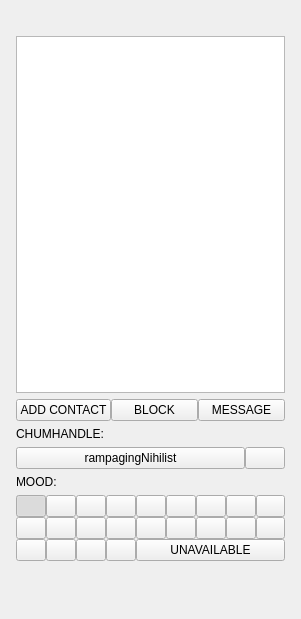
<?xml version="1.0" encoding="UTF-8"?>
<ui version="4.0">
 <class>MainWindow</class>
 <widget class="QMainWindow" name="MainWindow">
  <property name="geometry">
   <rect>
    <x>0</x>
    <y>0</y>
    <width>301</width>
    <height>619</height>
   </rect>
  </property>
  <property name="windowTitle">
   <string>MainWindow</string>
  </property>
  <property name="whatsThis">
   <string extracomment="mood"/>
  </property>
  <widget class="QWidget" name="centralwidget">
   <widget class="QWidget" name="verticalLayoutWidget">
    <property name="geometry">
     <rect>
      <x>0</x>
      <y>0</y>
      <width>301</width>
      <height>601</height>
     </rect>
    </property>
    <layout class="QVBoxLayout" name="verticalLayout">
     <property name="leftMargin">
      <number>16</number>
     </property>
     <property name="topMargin">
      <number>16</number>
     </property>
     <property name="rightMargin">
      <number>16</number>
     </property>
     <property name="bottomMargin">
      <number>40</number>
     </property>
     <item>
      <widget class="QLabel" name="appLabel">
       <property name="text">
        <string/>
       </property>
       <property name="alignment">
        <set>Qt::AlignCenter</set>
       </property>
      </widget>
     </item>
     <item>
      <widget class="QTreeView" name="chumsTree">
       <property name="sizePolicy">
        <sizepolicy hsizetype="Expanding" vsizetype="Expanding">
         <horstretch>0</horstretch>
         <verstretch>0</verstretch>
        </sizepolicy>
       </property>
      </widget>
     </item>
     <item>
      <layout class="QHBoxLayout" name="friendButtons">
       <property name="spacing">
        <number>0</number>
       </property>
       <item>
        <widget class="QPushButton" name="addChumButton">
         <property name="text">
          <string>ADD CONTACT</string>
         </property>
        </widget>
       </item>
       <item>
        <widget class="QPushButton" name="blockButton">
         <property name="text">
          <string>BLOCK</string>
         </property>
        </widget>
       </item>
       <item>
        <widget class="QPushButton" name="pesterButton">
         <property name="text">
          <string>MESSAGE</string>
         </property>
        </widget>
       </item>
      </layout>
     </item>
     <item>
      <widget class="QLabel" name="handleLabel">
       <property name="text">
        <string>CHUMHANDLE:</string>
       </property>
      </widget>
     </item>
     <item>
      <layout class="QGridLayout" name="gridLayout_2">
       <property name="spacing">
        <number>0</number>
       </property>
       <item row="0" column="1">
        <widget class="QPushButton" name="colorButton">
         <property name="sizePolicy">
          <sizepolicy hsizetype="Maximum" vsizetype="Maximum">
           <horstretch>0</horstretch>
           <verstretch>0</verstretch>
          </sizepolicy>
         </property>
         <property name="text">
          <string/>
         </property>
         <property name="checkable">
          <bool>false</bool>
         </property>
        </widget>
       </item>
       <item row="0" column="0">
        <widget class="QPushButton" name="nameButton">
         <property name="sizePolicy">
          <sizepolicy hsizetype="Expanding" vsizetype="Maximum">
           <horstretch>3</horstretch>
           <verstretch>0</verstretch>
          </sizepolicy>
         </property>
         <property name="text">
          <string>rampagingNihilist</string>
         </property>
        </widget>
       </item>
      </layout>
     </item>
     <item>
      <widget class="QLabel" name="moodLabel">
       <property name="text">
        <string>MOOD:</string>
       </property>
      </widget>
     </item>
     <item>
      <layout class="QGridLayout" name="gridLayout_4">
       <property name="spacing">
        <number>0</number>
       </property>
       <item row="0" column="1">
        <widget class="QPushButton" name="moodButton1">
         <property name="sizePolicy">
          <sizepolicy hsizetype="Minimum" vsizetype="Maximum">
           <horstretch>0</horstretch>
           <verstretch>0</verstretch>
          </sizepolicy>
         </property>
         <property name="whatsThis">
          <string extracomment="mood"/>
         </property>
         <property name="text">
          <string/>
         </property>
         <property name="checkable">
          <bool>true</bool>
         </property>
        </widget>
       </item>
       <item row="0" column="0">
        <widget class="QPushButton" name="moodButton0">
         <property name="sizePolicy">
          <sizepolicy hsizetype="Minimum" vsizetype="Maximum">
           <horstretch>0</horstretch>
           <verstretch>0</verstretch>
          </sizepolicy>
         </property>
         <property name="whatsThis">
          <string extracomment="mood"/>
         </property>
         <property name="text">
          <string/>
         </property>
         <property name="checkable">
          <bool>true</bool>
         </property>
         <property name="checked">
          <bool>true</bool>
         </property>
        </widget>
       </item>
       <item row="1" column="0">
        <widget class="QPushButton" name="moodButton10">
         <property name="sizePolicy">
          <sizepolicy hsizetype="Minimum" vsizetype="Maximum">
           <horstretch>0</horstretch>
           <verstretch>0</verstretch>
          </sizepolicy>
         </property>
         <property name="whatsThis">
          <string extracomment="mood"/>
         </property>
         <property name="text">
          <string/>
         </property>
         <property name="checkable">
          <bool>true</bool>
         </property>
         <property name="checked">
          <bool>false</bool>
         </property>
        </widget>
       </item>
       <item row="0" column="4">
        <widget class="QPushButton" name="moodButton5">
         <property name="sizePolicy">
          <sizepolicy hsizetype="Minimum" vsizetype="Maximum">
           <horstretch>0</horstretch>
           <verstretch>0</verstretch>
          </sizepolicy>
         </property>
         <property name="whatsThis">
          <string extracomment="mood"/>
         </property>
         <property name="text">
          <string/>
         </property>
         <property name="checkable">
          <bool>true</bool>
         </property>
        </widget>
       </item>
       <item row="0" column="7">
        <widget class="QPushButton" name="moodButton8">
         <property name="sizePolicy">
          <sizepolicy hsizetype="Minimum" vsizetype="Maximum">
           <horstretch>0</horstretch>
           <verstretch>0</verstretch>
          </sizepolicy>
         </property>
         <property name="text">
          <string/>
         </property>
         <property name="checkable">
          <bool>true</bool>
         </property>
        </widget>
       </item>
       <item row="0" column="3">
        <widget class="QPushButton" name="moodButton4">
         <property name="sizePolicy">
          <sizepolicy hsizetype="Minimum" vsizetype="Maximum">
           <horstretch>0</horstretch>
           <verstretch>0</verstretch>
          </sizepolicy>
         </property>
         <property name="text">
          <string/>
         </property>
         <property name="checkable">
          <bool>true</bool>
         </property>
        </widget>
       </item>
       <item row="1" column="1">
        <widget class="QPushButton" name="moodButton11">
         <property name="sizePolicy">
          <sizepolicy hsizetype="Minimum" vsizetype="Maximum">
           <horstretch>0</horstretch>
           <verstretch>0</verstretch>
          </sizepolicy>
         </property>
         <property name="whatsThis">
          <string extracomment="mood"/>
         </property>
         <property name="text">
          <string/>
         </property>
         <property name="checkable">
          <bool>true</bool>
         </property>
        </widget>
       </item>
       <item row="0" column="2">
        <widget class="QPushButton" name="moodButton3">
         <property name="sizePolicy">
          <sizepolicy hsizetype="Minimum" vsizetype="Maximum">
           <horstretch>0</horstretch>
           <verstretch>0</verstretch>
          </sizepolicy>
         </property>
         <property name="text">
          <string/>
         </property>
         <property name="checkable">
          <bool>true</bool>
         </property>
        </widget>
       </item>
       <item row="0" column="6">
        <widget class="QPushButton" name="moodButton7">
         <property name="sizePolicy">
          <sizepolicy hsizetype="Minimum" vsizetype="Maximum">
           <horstretch>0</horstretch>
           <verstretch>0</verstretch>
          </sizepolicy>
         </property>
         <property name="text">
          <string/>
         </property>
         <property name="checkable">
          <bool>true</bool>
         </property>
        </widget>
       </item>
       <item row="1" column="2">
        <widget class="QPushButton" name="moodButton12">
         <property name="sizePolicy">
          <sizepolicy hsizetype="Minimum" vsizetype="Maximum">
           <horstretch>0</horstretch>
           <verstretch>0</verstretch>
          </sizepolicy>
         </property>
         <property name="whatsThis">
          <string extracomment="mood"/>
         </property>
         <property name="text">
          <string/>
         </property>
         <property name="checkable">
          <bool>true</bool>
         </property>
        </widget>
       </item>
       <item row="0" column="5">
        <widget class="QPushButton" name="moodButton6">
         <property name="sizePolicy">
          <sizepolicy hsizetype="Minimum" vsizetype="Maximum">
           <horstretch>0</horstretch>
           <verstretch>0</verstretch>
          </sizepolicy>
         </property>
         <property name="text">
          <string/>
         </property>
         <property name="checkable">
          <bool>true</bool>
         </property>
        </widget>
       </item>
       <item row="0" column="8">
        <widget class="QPushButton" name="moodButton9">
         <property name="sizePolicy">
          <sizepolicy hsizetype="Minimum" vsizetype="Maximum">
           <horstretch>0</horstretch>
           <verstretch>0</verstretch>
          </sizepolicy>
         </property>
         <property name="text">
          <string/>
         </property>
         <property name="checkable">
          <bool>true</bool>
         </property>
        </widget>
       </item>
       <item row="1" column="4">
        <widget class="QPushButton" name="moodButton14">
         <property name="sizePolicy">
          <sizepolicy hsizetype="Minimum" vsizetype="Maximum">
           <horstretch>0</horstretch>
           <verstretch>0</verstretch>
          </sizepolicy>
         </property>
         <property name="text">
          <string/>
         </property>
         <property name="checkable">
          <bool>true</bool>
         </property>
        </widget>
       </item>
       <item row="1" column="3">
        <widget class="QPushButton" name="moodButton13">
         <property name="sizePolicy">
          <sizepolicy hsizetype="Minimum" vsizetype="Maximum">
           <horstretch>0</horstretch>
           <verstretch>0</verstretch>
          </sizepolicy>
         </property>
         <property name="text">
          <string/>
         </property>
         <property name="checkable">
          <bool>true</bool>
         </property>
        </widget>
       </item>
       <item row="1" column="6">
        <widget class="QPushButton" name="moodButton16">
         <property name="sizePolicy">
          <sizepolicy hsizetype="Minimum" vsizetype="Maximum">
           <horstretch>0</horstretch>
           <verstretch>0</verstretch>
          </sizepolicy>
         </property>
         <property name="text">
          <string/>
         </property>
         <property name="checkable">
          <bool>true</bool>
         </property>
        </widget>
       </item>
       <item row="1" column="7">
        <widget class="QPushButton" name="moodButton17">
         <property name="sizePolicy">
          <sizepolicy hsizetype="Minimum" vsizetype="Maximum">
           <horstretch>0</horstretch>
           <verstretch>0</verstretch>
          </sizepolicy>
         </property>
         <property name="text">
          <string/>
         </property>
         <property name="checkable">
          <bool>true</bool>
         </property>
        </widget>
       </item>
       <item row="1" column="5">
        <widget class="QPushButton" name="moodButton15">
         <property name="sizePolicy">
          <sizepolicy hsizetype="Minimum" vsizetype="Maximum">
           <horstretch>0</horstretch>
           <verstretch>0</verstretch>
          </sizepolicy>
         </property>
         <property name="text">
          <string/>
         </property>
         <property name="checkable">
          <bool>true</bool>
         </property>
        </widget>
       </item>
       <item row="1" column="8">
        <widget class="QPushButton" name="moodButton18">
         <property name="sizePolicy">
          <sizepolicy hsizetype="Minimum" vsizetype="Maximum">
           <horstretch>0</horstretch>
           <verstretch>0</verstretch>
          </sizepolicy>
         </property>
         <property name="text">
          <string/>
         </property>
         <property name="checkable">
          <bool>true</bool>
         </property>
        </widget>
       </item>
       <item row="2" column="0">
        <widget class="QPushButton" name="moodButton19">
         <property name="sizePolicy">
          <sizepolicy hsizetype="Minimum" vsizetype="Maximum">
           <horstretch>0</horstretch>
           <verstretch>0</verstretch>
          </sizepolicy>
         </property>
         <property name="text">
          <string/>
         </property>
         <property name="checkable">
          <bool>true</bool>
         </property>
        </widget>
       </item>
       <item row="2" column="1">
        <widget class="QPushButton" name="moodButton20">
         <property name="sizePolicy">
          <sizepolicy hsizetype="Minimum" vsizetype="Maximum">
           <horstretch>0</horstretch>
           <verstretch>0</verstretch>
          </sizepolicy>
         </property>
         <property name="text">
          <string/>
         </property>
         <property name="checkable">
          <bool>true</bool>
         </property>
        </widget>
       </item>
       <item row="2" column="2">
        <widget class="QPushButton" name="moodButton21">
         <property name="sizePolicy">
          <sizepolicy hsizetype="Minimum" vsizetype="Maximum">
           <horstretch>0</horstretch>
           <verstretch>0</verstretch>
          </sizepolicy>
         </property>
         <property name="text">
          <string/>
         </property>
         <property name="checkable">
          <bool>true</bool>
         </property>
        </widget>
       </item>
       <item row="2" column="3">
        <widget class="QPushButton" name="moodButton22">
         <property name="sizePolicy">
          <sizepolicy hsizetype="Minimum" vsizetype="Maximum">
           <horstretch>0</horstretch>
           <verstretch>0</verstretch>
          </sizepolicy>
         </property>
         <property name="text">
          <string/>
         </property>
         <property name="checkable">
          <bool>true</bool>
         </property>
        </widget>
       </item>
       <item row="2" column="4" colspan="5">
        <widget class="QPushButton" name="moodButton2">
         <property name="sizePolicy">
          <sizepolicy hsizetype="Minimum" vsizetype="Maximum">
           <horstretch>0</horstretch>
           <verstretch>0</verstretch>
          </sizepolicy>
         </property>
         <property name="whatsThis">
          <string extracomment="mood"/>
         </property>
         <property name="accessibleName">
          <string/>
         </property>
         <property name="text">
          <string>UNAVAILABLE</string>
         </property>
         <property name="checkable">
          <bool>true</bool>
         </property>
        </widget>
       </item>
      </layout>
     </item>
    </layout>
   </widget>
  </widget>
  <widget class="QMenuBar" name="menubar">
   <property name="geometry">
    <rect>
     <x>0</x>
     <y>0</y>
     <width>301</width>
     <height>21</height>
    </rect>
   </property>
   <property name="sizePolicy">
    <sizepolicy hsizetype="MinimumExpanding" vsizetype="Minimum">
     <horstretch>0</horstretch>
     <verstretch>0</verstretch>
    </sizepolicy>
   </property>
  </widget>
 </widget>
 <resources/>
 <connections/>
</ui>
